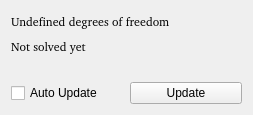
<?xml version="1.0" encoding="UTF-8"?>
<ui version="4.0">
 <class>TaskSketcherMessages</class>
 <widget class="QWidget" name="TaskSketcherMessages">
  <property name="geometry">
   <rect>
    <x>0</x>
    <y>0</y>
    <width>253</width>
    <height>115</height>
   </rect>
  </property>
  <property name="windowTitle">
   <string>Form</string>
  </property>
  <layout class="QVBoxLayout" name="verticalLayout">
   <item>
    <widget class="QLabel" name="labelConstrainStatus">
     <property name="font">
      <font>
       <family>Bitstream Charter</family>
       <pointsize>9</pointsize>
      </font>
     </property>
     <property name="text">
      <string>Undefined degrees of freedom</string>
     </property>
     <property name="wordWrap">
      <bool>true</bool>
     </property>
    </widget>
   </item>
   <item>
    <widget class="QLabel" name="labelSolverStatus">
     <property name="font">
      <font>
       <family>Bitstream Charter</family>
       <pointsize>9</pointsize>
      </font>
     </property>
     <property name="text">
      <string>Not solved yet</string>
     </property>
     <property name="wordWrap">
      <bool>true</bool>
     </property>
    </widget>
   </item>
   <item>
    <spacer name="horizontalSpacer">
     <property name="orientation">
      <enum>Qt::Horizontal</enum>
     </property>
     <property name="sizeHint" stdset="0">
      <size>
       <width>40</width>
       <height>20</height>
      </size>
     </property>
    </spacer>
   </item>
   <item>
    <layout class="QHBoxLayout" name="horizontalLayout">
     <item>
      <widget class="Gui::PrefCheckBox" name="autoUpdate">
       <property name="toolTip">
        <string>Executes a recompute of the active document after every command</string>
       </property>
       <property name="text">
        <string>Auto Update</string>
       </property>
       <property name="checked">
        <bool>false</bool>
       </property>
       <property name="prefEntry" stdset="0">
        <cstring>AutoRecompute</cstring>
       </property>
       <property name="prefPath" stdset="0">
        <cstring>Mod/Sketcher</cstring>
       </property>
      </widget>
     </item>
     <item>
      <widget class="QPushButton" name="manualUpdate">
       <property name="toolTip">
        <string>Forces a recompute of the active document</string>
       </property>
       <property name="text">
        <string>Update</string>
       </property>
      </widget>
     </item>
    </layout>
   </item>
  </layout>
 </widget>
 <customwidgets>
  <customwidget>
   <class>Gui::PrefCheckBox</class>
   <extends>QCheckBox</extends>
   <header>Gui/PrefWidgets.h</header>
  </customwidget>
 </customwidgets>
 <resources/>
 <connections/>
</ui>
